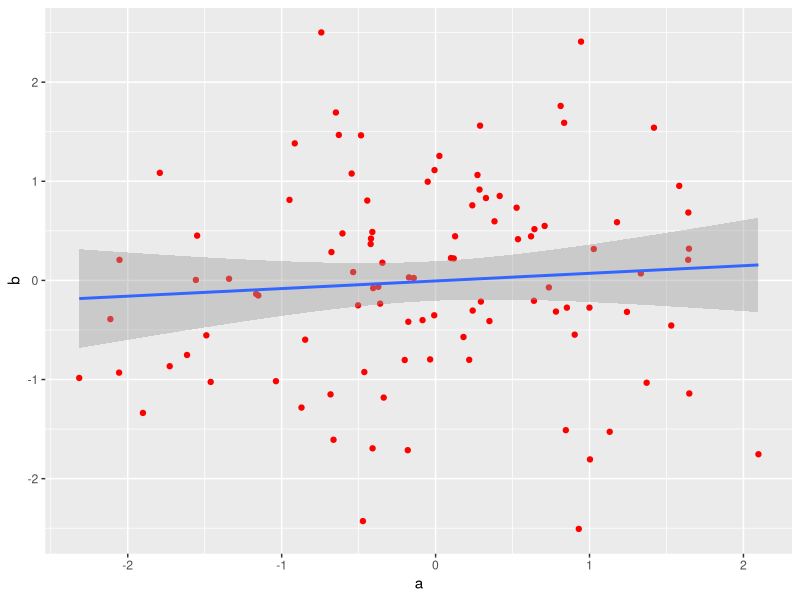

R code for this plot:
library("ggplot2")

df <- data.frame(a = rnorm(100), b = rnorm(100))

ggplot(df, aes(a, b)) + geom_point(color = "red") + geom_smooth(method = "lm")
